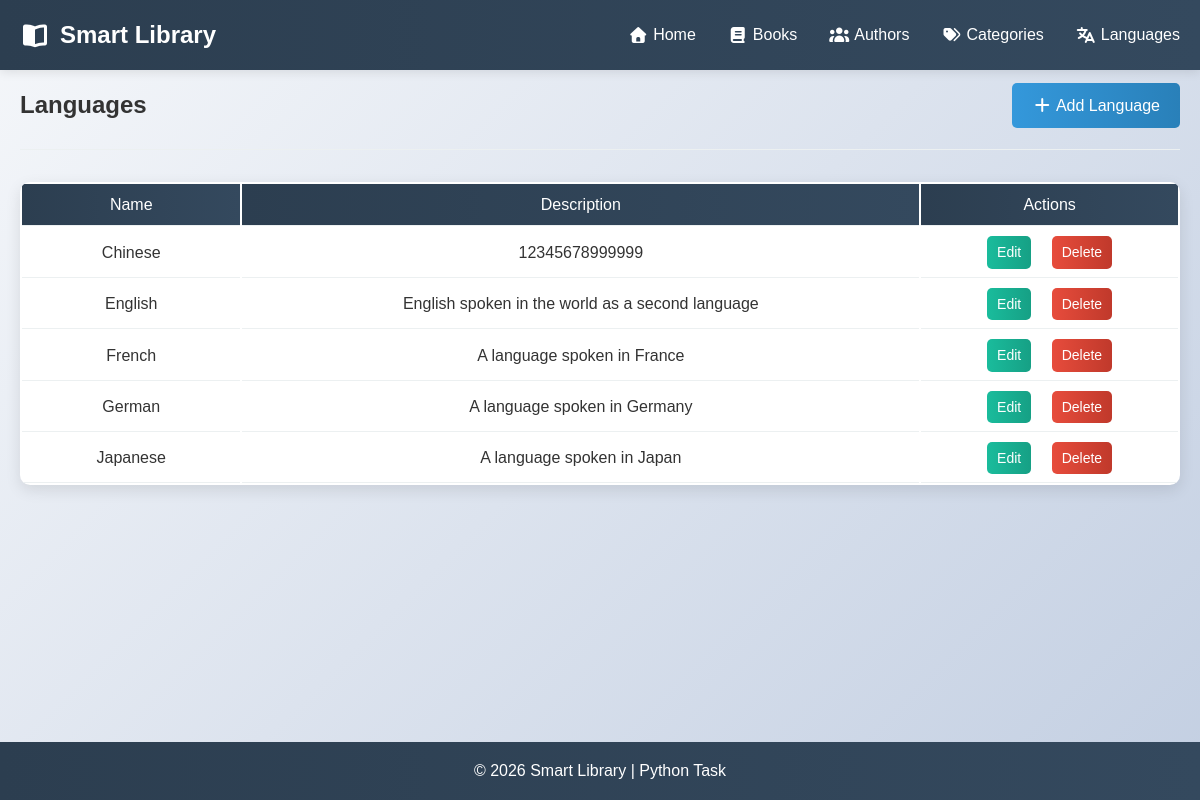
Screenshot of /languages with the database file from the repository.
### models.py (models this page shows, shortened)
class Language(db.Model):
    id = db.Column(db.Integer, primary_key=True)
    name = db.Column(db.String(50), nullable=False, unique=True)
    description = db.Column(db.String(200))
    books = db.relationship('Book', backref='language', lazy=True)
    authors = db.relationship('Author', backref='nationality', lazy=True)

### app.py (the view)
@app.route('/languages')
def list_languages():
    return render_template('languages.html', languages=Language.query.all())

### templates/languages.html (shortened to what this page needs)
{% extends "base.html" %}
{% block content %}
<section class="page-header">
    <h1 class="main-title">Languages</h1>
    <a href="{{ url_for('add_language') }}" class="btn btn-primary"><i class="fas fa-plus"></i> Add Language</a>
</section>
<div class="books-container">
    {% if languages %}
    <table class="books-table">
        <thead>
            <tr>
                <th>Name</th>
                <th>Description</th>
                <th>Actions</th>
            </tr>
        </thead>
        <tbody>
            {% for language in languages %}
            <tr>
                <td>{{ language.name }}</td>
                <td>{{ language.description }}</td>
                {% with
                edit_url = url_for('edit_language', language_id=language.id),
                delete_url = url_for('delete_language', language_id=language.id)
                %}
                {% include 'btns_edit_del.html' %}
                {% endwith %}
            </tr>
            {% endfor %}
        </tbody>
    </table>
    {% else %}
    <div class="empty-state">
        <h3>No languages available.</h3>
    </div>
    {% endif %}
    {% endblock %}

### templates/btns_edit_del.html
<td>
    <a href="{{ edit_url }}" class="btn btn-small btn-info">Edit</a>
    <a href="{{ delete_url }}" class="btn btn-small btn-danger" style="margin-left: 1rem;">Delete</a>
</td>

### static/css/style.css (style rules this page uses)
* { margin: 0; padding: 0; box-sizing: border-box; }
body { font-family: 'Noto Sans SC', sans-serif; line-height: 1.6; color: #333; background: linear-gradient(135deg, #f5f7fa 0%, #c3cfe2 100%); min-height: 100vh; }
.page-header { display: flex; justify-content: space-between; align-items: center; margin-bottom: 2rem; padding-bottom: 0.5rem; border-bottom: 1px solid #ecf0f1; }
.main-title { margin: 1rem 0; }
.btn { display: inline-block; padding: 10px 20px; border: none; border-radius: 5px; text-decoration: none; font-weight: 500; cursor: pointer; transition: all 0.3s ease; font-family: inherit; font-size: 1rem; }
.btn-primary { background: linear-gradient(90deg, #3498db 0%, #2980b9 100%); color: white; }
.btn-danger { background: linear-gradient(90deg, #e74c3c 0%, #c0392b 100%); color: white; }
.btn-info { background: linear-gradient(90deg, #1abc9c 0%, #16a085 100%); color: white; }
.btn-small { padding: 5px 10px; font-size: 0.875rem; }
.books-table { width: 100%; background: white; border-radius: 10px; overflow: hidden; box-shadow: 0 5px 15px rgba(0, 0, 0, 0.1); }
.books-table th, .books-table td { padding: 0.5rem; text-align: center; border-bottom: 1px solid #ecf0f1; min-width: 120px; }
.books-table th { background: linear-gradient(90deg, #2c3e50 0%, #34495e 100%); color: white; text-align: center; font-weight: 500; }

### rows the page displays
Language: name "Chinese", description "12345678999999"
Language: name "English", description "English spoken in the world as a second language"
Language: name "French", description "A language spoken in France"
Language: name "German", description "A language spoken in Germany"
Language: name "Japanese", description "A language spoken in Japan"
